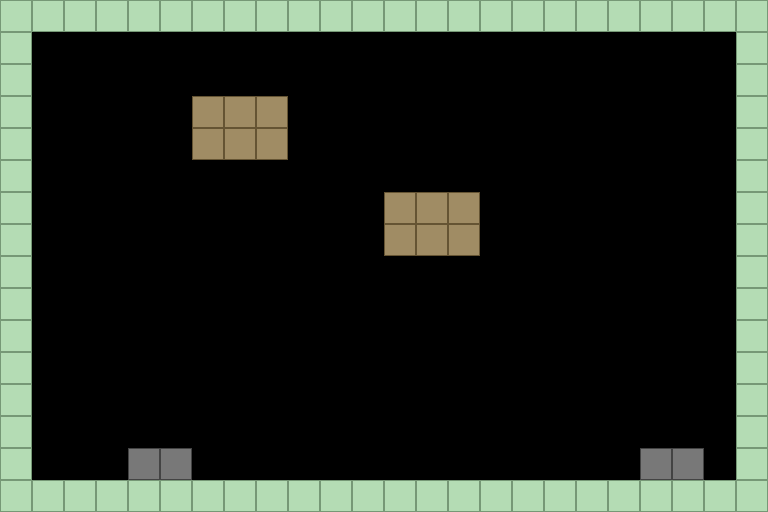

This is a level from a 2D game, rendered from its Tiled map with the project's own tilesets. A one-line summary and the complete map file follow:
An orthogonal 24x16 tile map with 32x32 px tiles, 1 tile layer (Floor) and 6 objects (3x interactive, 2x door, npc).

<map version="1.5" tiledversion="1.8.4" orientation="orthogonal" renderorder="right-down" width="24" height="16" tilewidth="32" tileheight="32" infinite="0" nextlayerid="3" nextobjectid="8">
 <tileset firstgid="1" name="tiles" tilewidth="32" tileheight="32" tilecount="4" columns="2">
  <grid orientation="orthogonal" width="1" height="1" />
  <tile id="0"><properties><property name="type" value="floor" /></properties></tile>
  <tile id="1"><properties><property name="type" value="wall" /></properties></tile>
  <tile id="2"><properties><property name="type" value="door" /></properties></tile>
  <tile id="3"><properties><property name="type" value="equipment" /></properties></tile>
  <image source="tileset.png" width="96" height="64" />
</tileset>
 <layer id="1" name="Floor" width="24" height="16">
  <data encoding="csv">
1,1,1,1,1,1,1,1,1,1,1,1,1,1,1,1,1,1,1,1,1,1,1,1,
1,0,0,0,0,0,0,0,0,0,0,0,0,0,0,0,0,0,0,0,0,0,0,1,
1,0,0,0,0,0,0,0,0,0,0,0,0,0,0,0,0,0,0,0,0,0,0,1,
1,0,0,0,0,0,3,3,3,0,0,0,0,0,0,0,0,0,0,0,0,0,0,1,
1,0,0,0,0,0,3,3,3,0,0,0,0,0,0,0,0,0,0,0,0,0,0,1,
1,0,0,0,0,0,0,0,0,0,0,0,0,0,0,0,0,0,0,0,0,0,0,1,
1,0,0,0,0,0,0,0,0,0,0,0,3,3,3,0,0,0,0,0,0,0,0,1,
1,0,0,0,0,0,0,0,0,0,0,0,3,3,3,0,0,0,0,0,0,0,0,1,
1,0,0,0,0,0,0,0,0,0,0,0,0,0,0,0,0,0,0,0,0,0,0,1,
1,0,0,0,0,0,0,0,0,0,0,0,0,0,0,0,0,0,0,0,0,0,0,1,
1,0,0,0,0,0,0,0,0,0,0,0,0,0,0,0,0,0,0,0,0,0,0,1,
1,0,0,0,0,0,0,0,0,0,0,0,0,0,0,0,0,0,0,0,0,0,0,1,
1,0,0,0,0,0,0,0,0,0,0,0,0,0,0,0,0,0,0,0,0,0,0,1,
1,0,0,0,0,0,0,0,0,0,0,0,0,0,0,0,0,0,0,0,0,0,0,1,
1,0,0,0,2,2,0,0,0,0,0,0,0,0,0,0,0,0,0,0,2,2,0,1,
1,1,1,1,1,1,1,1,1,1,1,1,1,1,1,1,1,1,1,1,1,1,1,1
</data>
 </layer>
 <objectgroup id="2" name="InteractiveObjects">
  <object id="1" name="OBJ_ASSESSMENT_BED" type="interactive" x="192" y="96" width="96" height="64">
   <properties>
    <property name="triggerTaskIds" value="TASK_004" />
   </properties>
  </object>
  <object id="2" name="OBJ_ROM_EQUIPMENT" type="interactive" x="384" y="192" width="96" height="64">
   <properties>
    <property name="triggerTaskIds" value="TASK_005,TASK_006" />
   </properties>
  </object>
  <object id="3" name="OBJ_PATIENT_01" type="npc" x="224" y="224" width="32" height="48">
   <properties>
    <property name="npcId" value="NPC_STROKE_PATIENT" />
    <property name="triggerTaskIds" value="TASK_004,TASK_005" />
   </properties>
  </object>
  <object id="4" name="OBJ_MEDICAL_RECORD" type="interactive" x="64" y="160" width="32" height="32">
   <properties>
    <property name="triggerTaskIds" value="TASK_004" />
   </properties>
  </object>
  <object id="5" name="OBJ_EXIT_RECEPTION" type="door" x="128" y="448" width="64" height="32">
   <properties>
    <property name="targetScene" value="reception" />
   </properties>
  </object>
  <object id="6" name="OBJ_EXIT_THERAPY" type="door" x="640" y="448" width="64" height="32">
   <properties>
    <property name="targetScene" value="therapy_room" />
    <property name="triggerTaskIds" value="TASK_007" />
   </properties>
  </object>
 </objectgroup>
</map>
